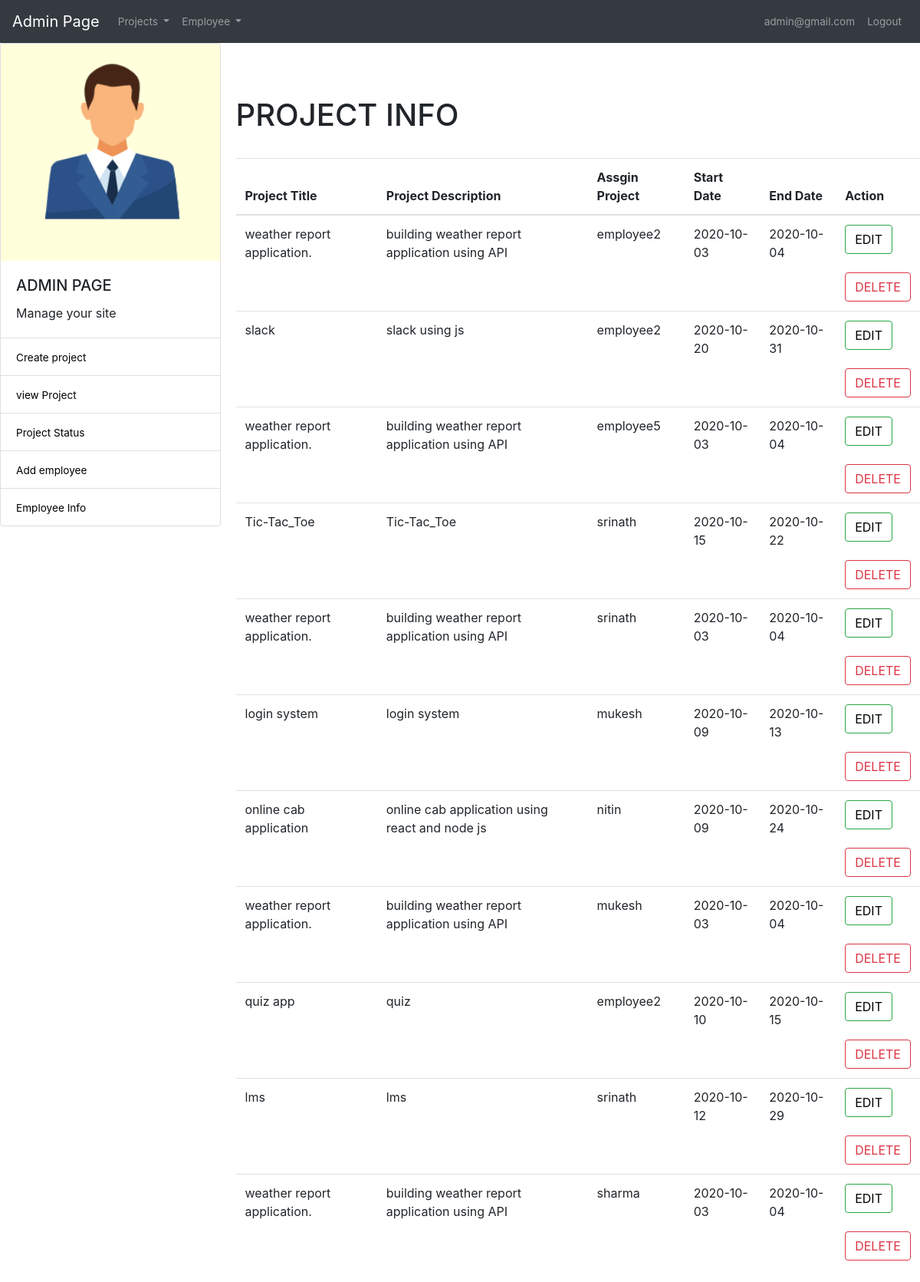
Screenshot of /view_project.php (signed in) with the database file from the repository.
### tables this page shows
CREATE TABLE `projects` (
  `project_id` int(11) NOT NULL,
  `project_title` varchar(225) NOT NULL,
  `project_description` text DEFAULT NULL,
  `assgin_project` varchar(225) DEFAULT NULL,
  `start_date` date DEFAULT NULL,
  `end_date` date DEFAULT NULL,
  `project_status` varchar(255) NOT NULL
);

### view_project.php (the view, shortened to what this page needs)
<?php include 'db.php';
$name  = $_SESSION['user'];
if (isset($_SESSION['logged_in'])) {
?>
<!DOCTYPE html>
<html lang="en">
<head>
    <link rel="stylesheet" href="styles.css">
<link rel="stylesheet" href="https://stackpath.bootstrapcdn.com/bootstrap/4.5.2/css/bootstrap.min.css">
</head>
<body>
        <nav class="navbar navbar-expand-md navbar-dark  bg-dark">
          <a class="navbar-brand" href="dash_admin.php">Admin Page</a>
          <div class="collapse navbar-collapse" id="navbarCollapse">
            <ul class="nav navbar-nav mr-auto">
            <li class="nav-item dropdown">
        <a class="nav-link dropdown-toggle" href="#" id="navbarDropdown" role="button" data-toggle="dropdown" aria-haspopup="true" aria-expanded="false">
          Projects
        </a>
      </li>
      <li class="nav-item dropdown">
        <a class="nav-link dropdown-toggle" href="#" id="navbarDropdown" role="button" data-toggle="dropdown" aria-haspopup="true" aria-expanded="false">
          Employee
        </a>
      </li>
            </ul>
            <ul class="nav navbar-nav navbar-right">
            <li class="nav-item ">
                  <a class="nav-link" href="#"><?php echo $name; ?> </a>
                </li>
                <li class="nav-item">
                  <a class="nav-link" href="admin_logout.php">Logout</a>
                </li>
              </ul>
          </div>
        </nav>
      <section id="main">
          <div class="row">
              <div class="col-md-3">
              <div class="card" style="width: 18rem;">
              <img src="admin.PNG" class="card-img-top" alt="admin">
              <div class="card-body">
                <h5 class="card-title">ADMIN PAGE</h5>
                <p class="card-text">Manage your site</p>
              </div>
              <ul class="list-group list-group-flush">
                <li class="list-group-item"><a  href="create_project.php">Create project</a></li>
                <li class="list-group-item"><a href="view_project.php">view Project</a></li>
                <li class="list-group-item"><a href="project_status.php">Project Status</a></li>
                <li class="list-group-item"><a href="add_employee.php">Add employee</a></li>
                <li class="list-group-item"><a href="employee_info.php">Employee Info</a></li>
              </ul>
            </div>
              </div>
              <div class="col-md-9 insert">
              <h1>PROJECT INFO</h1>
              <br>
              <table class="table">
                <thead>
                    <tr>
                    <th>Project Title</th>
                    <th>Project Description</th>
                    <th>Assgin Project</th>
                    <th>Start Date</th>
                    <th>End Date</th>
                    <th colspan="2">Action</th>
                    </tr>
                </thead>
                <?php
                $obj = new dbh();
                $mysqli = $obj->connect();
                $sql ="SELECT * FROM projects";
                $result = $mysqli->query($sql);
                while ($row = $result->fetch_assoc()){
                ?>
                 <tr>
                    <td><?php echo $row['project_title']; ?></td>
                    <td><?php echo $row['project_description']; ?></td>
                    <td><?php echo $row['assgin_project']; ?></td>
                    <td><?php echo $row['start_date']; ?></td>
                    <td><?php echo $row['end_date']; ?></td>
                    <td>
                    <form action="edit_project.php" method="get">
                    <a href="edit_project.php?edit=<?php echo $row['project_id']; ?>" class="btn btn-outline-success" >EDIT</a>
                    </form><br>
                    <form action="view_project.php" method="post">
                    <button  type="submit" class="btn btn-outline-danger" name="delete" >DELETE</button>
                    </form>
                   </td>
                 </tr>
                 <?php } } ?>
               </table>
              </div>
          </div>
      </section>
</body>
</html>

### styles.css (style rules this page uses)
body { text-align: center; }
a { text-decoration: none; font-size: 0.85rem; }
a:link { color: black; }
.insert { margin-top: 70px; }

### rows the page displays
projects: project_title "weather report application.", project_description "building weather report application using API", assgin_project "employee2", start_date "2020-10-03", end_date "2020-10-04"
projects: project_title "slack", project_description "slack using js", assgin_project "employee2", start_date "2020-10-20", end_date "2020-10-31"
projects: project_title "weather report application.", project_description "building weather report application using API", assgin_project "employee5", start_date "2020-10-03", end_date "2020-10-04"
projects: project_title "Tic-Tac_Toe", project_description "Tic-Tac_Toe", assgin_project "srinath", start_date "2020-10-15", end_date "2020-10-22"
projects: project_title "weather report application.", project_description "building weather report application using API", assgin_project "srinath", start_date "2020-10-03", end_date "2020-10-04"
projects: project_title "login system", project_description "login system", assgin_project "mukesh", start_date "2020-10-09", end_date "2020-10-13"
projects: project_title "online cab application", project_description "online cab application using react and node js", assgin_project "nitin", start_date "2020-10-09", end_date "2020-10-24"
projects: project_title "weather report application.", project_description "building weather report application using API", assgin_project "mukesh", start_date "2020-10-03", end_date "2020-10-04"
projects: project_title "quiz app", project_description "quiz", assgin_project "employee2", start_date "2020-10-10", end_date "2020-10-15"
projects: project_title "lms", project_description "lms", assgin_project "srinath", start_date "2020-10-12", end_date "2020-10-29"
projects: project_title "weather report application.", project_description "building weather report application using API", assgin_project "sharma", start_date "2020-10-03", end_date "2020-10-04"

### other values shown
$name "admin@gmail.com"
